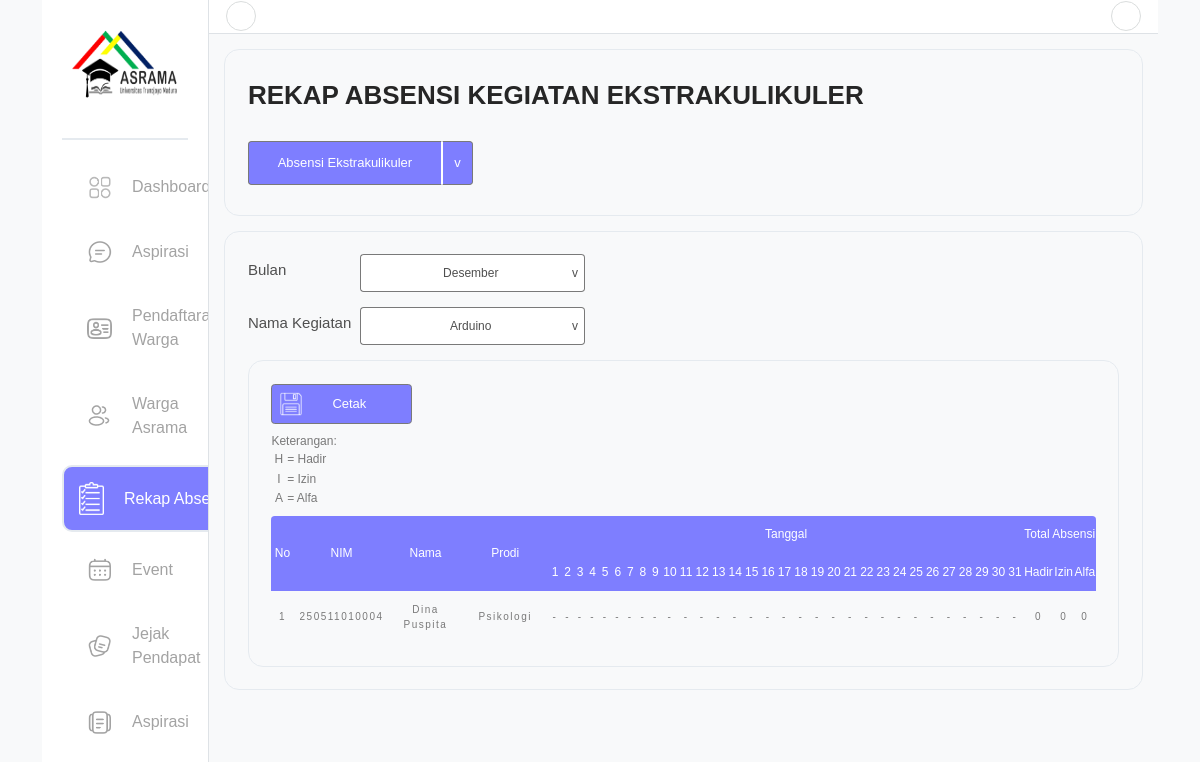
Page /app/ketua/rekap_absensi/rekap_ekstra.php?kegiatan=4 on the committed database.
### tables this page shows
CREATE TABLE `extrakulikuler` (
  `id_extra` int(11) NOT NULL,
  `nama_extra` varchar(255) DEFAULT NULL,
  `deskripsi_extra` text DEFAULT NULL,
  `gambar_pamflet` varchar(255) DEFAULT NULL,
  `jadwal` varchar(25) DEFAULT NULL,
  `kuota` int(11) DEFAULT NULL
);

CREATE TABLE `warga` (
  `nim` varchar(12) NOT NULL,
  `id_extra` int(11) DEFAULT NULL,
  `nim_pengurus` varchar(12) DEFAULT NULL,
  `nama` varchar(255) DEFAULT NULL,
  `no_hp` varchar(12) DEFAULT NULL,
  `password` varchar(255) DEFAULT NULL,
  `kamar` varchar(12) DEFAULT NULL,
  `foto_warga` varchar(255) DEFAULT NULL,
  `email` varchar(255) DEFAULT NULL,
  `gedung` varchar(12) DEFAULT NULL,
  `prodi` varchar(255) DEFAULT NULL
);

### app/ketua/rekap_absensi/rekap_ekstra.php (the view, shortened to what this page needs)
<?php
    require_once '../templates/header.php';
?>
<div class="content">
<div class="content-top">
        <span class="h1">REKAP ABSENSI KEGIATAN EKSTRAKULIKULER</span>
        <div class="select">
            <div class="select-button">
                <button class="select-btn text-button" onclick="dropdownAbsensi()">Absensi Ekstrakulikuler</button>
                <button class="select-btn v-button" onclick="dropdownAbsensi()">v</button>
            </div>
        </div>
    </div>
    <div class="content-bottom">
    <div class="periode">
            <span class="h3">Bulan</span>
            <div class="select-bulan">
                <div class="bulan-dropdwon">
                    <div class="button-bulan">
                        <button class="bulan-btn text-bulan" onclick="bulanDropdown()"></button>
                        <button class="bulan-btn v-bulan" onclick="bulanDropdown()">v</button>
                    </div>
                </div>
            </div>
        </div>
        <?php
            $selectedMonth = isset($_GET['month']) ? (int)$_GET['month'] : date('n');
            $selectedKegiatan = isset($_GET['kegiatan']) ? (int)$_GET['kegiatan'] : 1;
            $ekstra = mysqli_query($conn,
                "SELECT id_extra, nama_extra FROM extrakulikuler"
            );
            $options = [];
            if ($ekstra->num_rows > 0) {
                while($row = $ekstra->fetch_assoc()) {
                    $options[] = $row;
                }
            }
            $studentsQuery = mysqli_query($conn,
                "SELECT DISTINCT warga.nim, warga.nama, warga.prodi
                 FROM warga
                 JOIN absensi ON absensi.nim = warga.nim
                 WHERE absensi.id_extra = $selectedKegiatan"
            );
            $monthDateCount = cal_days_in_month(CAL_GREGORIAN, $selectedMonth, date('Y'));
        ?>
        <div class="nama-kegiatan">
            <span class="h3">Nama Kegiatan</span>
            <div class="kegiatan">
                <div class="kegiatan-dropdown">
                    <div class="kegiatan-button">
                    <button class="kegiatan-btn text-kegiatan" onclick="kegiatanDropdown()">
                        <?php
                            $selectedName = '';
                            foreach ($options as $option) {
                                if ($option['id_extra'] == $selectedKegiatan) {
                                    $selectedName = $option['nama_extra'];
                                    break;
                                }
                            }
                            echo $selectedName;
                        ?>
                    </button>
                        <button class="kegiatan-btn v-kegiatan" onclick="kegiatanDropdown()">v</button>
                    </div>
                </div>
            </div>
        </div>
        <div class="rekap">
            <button class="cetak" onclick="exportEkstra()">
                <img src="../../../assets/img/cetak.png" alt="cetak">
                Cetak
            </button>
            <div class="keterangan" id="keterangan">
                Keterangan:
                <table>
                    <tr>
                        <td>H</td>
                        <td class="left">= Hadir</td>
                    </tr>
                    <tr>
                        <td>I</td>
                        <td class="left">= Izin</td>
                    </tr>
                    <tr>
                        <td>A</td>
                        <td class="left">= Alfa</td>
                    </tr>
                </table>
            </div>
            <table id="tableExcel">
                <thead>
                    <tr class="table-header">
                        <td class="header-radius-left no" rowspan="2">No</td>
                        <td class="nim" rowspan="2">NIM</td>
                        <td class="nama" rowspan="2">Nama</td>
                        <td class="prodi" rowspan="2">Prodi</td>
                        <td class="tanggal" colspan="<?= $monthDateCount ?>">Tanggal</td>
                        <td class="status header-radius-right" colspan="3">Total Absensi</td>
                    </tr>
                    <tr class="table-header">
                        <?php for ($i = 1; $i <= $monthDateCount; $i++): ?>
                            <td class="tanggal_"><?= $i ?></td>
                        <?php endfor; ?>
                        <td class="status-hadir">Hadir</td>
                        <td class="status-hadir">Izin</td>
                        <td class="status-hadir">Alfa</td>
                    </tr>
                </thead>
                <tbody>
                    <?php
                    while ($student = mysqli_fetch_assoc($studentsQuery)):
                        $attendanceData = array_fill(1, $monthDateCount, '-');
                        $hadirCount = 0;
                        $izinCount = 0;
                        $alfaCount = 0;
                    ?>
                    <tr class="row-height <?= $no % 2 == 0 ? 'even-row' : '' ?>">
                        <td><?= $no++ ?></td>
                        <td><?= htmlspecialchars($student['nim']) ?></td>
                        <td><?= htmlspecialchars($student['nama']) ?></td>
                        <td><?= htmlspecialchars($student['prodi']) ?></td>
                        <?php
                            foreach ($attendanceData as $dayStatus) {
                                echo "<td>$dayStatus</td>";
                            }
                        ?>
                        <td class="status-hadir"><?= $hadirCount ?></td>
                        <td class="status-hadir"><?= $izinCount ?></td>
                        <td class="status-hadir"><?= $alfaCount ?></td>
                    </tr>
                    <?php endwhile; ?>
                </tbody>
            </table>
        </div>
    </div>
</div>
<?php
    require_once '../templates/footer.php';
?>

### assets/css/bar-ketua.css (style rules this page uses)
.content { flex: 1; padding: 30px; display: flex; flex-direction: column; }
.content-top { display: flex; flex-direction: column; border: 2px solid #E5EAEF; border-radius: 20px; padding: 40px 30px; margin-bottom: 20px; }
.content-top .h1 { font-size: 26pt; font-weight: bold; margin-bottom: 40px; color: #262626; }
.select { position: relative; width: 300px; }
.select-button { display: flex; }
.select-btn { width: 100%; padding: 15px; font-size: 13pt; cursor: pointer; background-color: #7E7EFF; color: white; text-align: center; transition: background-color 0.4s; }
.text-button { border: 1px solid; border-color: #797979 white #797979 #797979; border-radius: 5px 0 0 5px; }
.v-button { flex: 1; border: 1px solid; border-color: #797979 #797979 #797979 white; border-radius: 0 5px 5px 0; }

### assets/css/rekap-absensi.css (style rules this page uses)
body { margin: 0; font-family: 'Manrope'; }
.content-bottom { border: 2px solid #E5EAEF; border-radius: 20px; padding: 30px; }
.periode { display: flex; align-items: center; color: #4F4F4F; }
.periode .h3 { font-weight: normal; width: 150px; font-size: 15pt; padding-right: 10px; }
.nama-kegiatan { display: flex; align-items: center; color: #4F4F4F; margin-top: 20px; }
.nama-kegiatan .h3 { font-weight: normal; width: 150px; font-size: 15pt; padding-right: 10px; }
.kegiatan, .select-bulan { display: flex; text-align: center; }
.kegiatan-dropdown, .bulan-dropdown { position: relative; width: 395px; }
.kegiatan-button, .button-bulan { display: flex; }
.kegiatan-btn, .bulan-btn { width: 270px; padding: 12px; font-size: 12pt; color: #4F4F4F; background-color: white; text-align: center; cursor: pointer; }
.text-kegiatan, .text-bulan { border-width: 1px 0 1px 1px; border-style: solid; border-color: #797979; border-radius: 5px 0 0 5px; padding-left: 35px; }
.v-kegiatan, .v-bulan { border-width: 1px 1px 1px 0; border-style: solid; border-color: #797979; border-radius: 0 5px 5px 0; width: 30px; }
.rekap { border: 2px solid #E5EAEF; border-radius: 20px; padding: 30px; margin-top: 20px; }
.cetak { display: flex; align-items: center; width: fit-content; padding: 10px; padding-right: 60px; color: white; background-color: #7E7EFF; border: 1px solid #797979; border-radius: 5px; font-size: 12pt; cursor: pointer; font-size: 13pt; transition: background-color 0.4s; }
.cetak img { margin-right: 40px; }
.keterangan { padding-top: 10px; color: #797979; width: 100px; }
.keterangan table { margin: 0; }
.keterangan .left { text-align: left; }
table { width: 100%; margin-top: 10px; text-align: center; }
.table-header { background-color: #7E7EFF; color: white; height: 50px; cursor: pointer; }
.no { width: 40px; }
.nim { width: 150px; }
.nama { width: 150px; }
.prodi { width: 180px; }
.status { width: 100px; }
.tanggal_ { width: 25px; }
.no, .nim, .nama, .prodi, .status, .tanggal, .tanggal_, .status-hadir { transition: background-color 0.4s; }
.header-radius-left { border-radius: 5px 0 0 0; }
.header-radius-right { border-radius: 0 5px 0 0; }
.row-height { color: #797979; font-size: 10pt; letter-spacing: 2px; }
.row-height td { padding: 15px 0 15px 0; }

### assets/css/style_penghuni.css (style rules this page uses)
body { font-family: Arial, sans-serif; background-color: #f8f9fa; }
.content { padding: 20px; }

### rows in the picture
extrakulikuler: nama_extra "Arduino"
warga: nim "250511010004", nama "Dina Puspita", prodi "Psikologi", dayStatus "-", hadirCount "0", izinCount "0", alfaCount "0"
